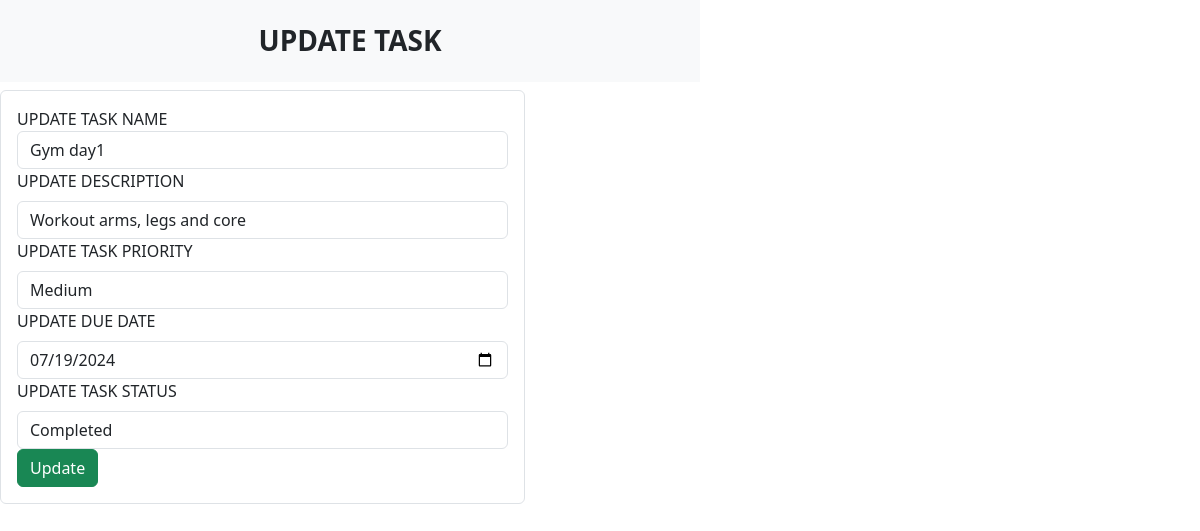
Screenshot of /update/7 with the database file from the repository.
### quiz/models.py (models this page shows, shortened)
class schedule(models.Model):
    Task = models.CharField(max_length=40, blank=False, null=False)
    Description = models.CharField(max_length=200, blank=False, null=False)
    Priority = models.CharField(max_length=6, blank=False, null=False)
    DueDate = models.CharField(max_length=10, blank=False, null=False)
    Status = models.CharField(max_length=15, blank=False, null=False)

### quiz/views.py (the view, shortened to what this page needs)
# urls.py: path('update/<int:id>',views.update_data, name="update_data"),
def update_data(request, id):
    data=schedule.objects.get(id=id)
    results = {"data":data}
    return render(request, "update.html", results)

### templates/update.html (shortened to what this page needs)
<!DOCTYPE html>
<html>
    <head>
        <link href="https://cdn.jsdelivr.net/npm/bootstrap@5.3.3/dist/css/bootstrap.min.css" rel="stylesheet"
>
      </head>
    <body>
        <div class="container-mt-3">
            <div class="col-md-7">
                <h3 class="text-dark text-center bg-light p-4"> <b> UPDATE TASK </b> </h3>
            <form action="/update/{{data.id}}" method="POST"  style="width: 75%;">{% csrf_token %}
                <div class="form-control p-3">
                    <div class="form-group">
                        UPDATE TASK NAME <br><input type="text" name="name" class="form-control" value="{{data.Task}}" required >
                    </div>
                    <div class="form-group">
                        UPDATE DESCRIPTION <br><input type="text" value="{{ data.Description}}" name="desc" class="form-control mt-2" required >
                    </div>
                    <div class="form-group">
                        UPDATE TASK PRIORITY <br>
                        <select id="priority" class="form-control mt-2" value="{{ data.Priority}}" name="priority" required>
                        <option value="Medium" {% if data.Priority == "Medium" %}selected{% endif %}>Medium</option>
                      </select>
                    </div>
                    <div class="form-group">
                        UPDATE DUE DATE <br><input type="date" value="{{data.DueDate}}" name="ddate" class="form-control mt-2" required >
                    </div>
                    <div class="form-group">
                        UPDATE TASK STATUS <br>
                        <select id="status" class="form-control mt-2" name="status" required>
                        <option value="Completed"{% if data.Status == "Completed" %}selected{% endif %}>Completed</option>
                        </select>
                    </div>
                    <button type="submit" class="btn btn-success">Update</button>
                </div>
            </form>
        </div>
    </body>
</html>

### rows the page displays
schedule: name "Gym day1", desc "Workout arms, legs and core", priority "Medium", ddate "07/19/2024"
